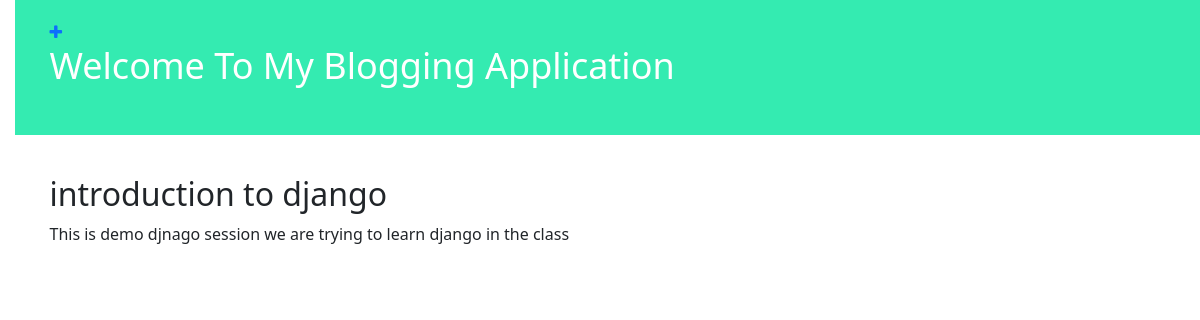
The app's page /post/1/ with its own data.
### blog/models.py (models this page shows, shortened)
class Post(models.Model):
    author = models.ForeignKey(settings.AUTH_USER_MODEL,on_delete=models.CASCADE)
    title = models.CharField(max_length=200)
    text = models.TextField()
    created_date = models.DateTimeField(default=timezone.now())
    publish_date = models.DateTimeField(blank=True,null=True)

### blog/views.py (the view)
# urls.py: path('post/<int:pk>/',views.post_detail,name='post_detail'),
def post_detail(request,pk):
    post = get_object_or_404(Post,pk=pk)
    return render(request,'blog/post_detail.html',{'post':post})

### blog/templates/blog/post_detail.html (shortened to what this page needs)
{% extends 'blog/base.html' %}
{% block content %}
    <article class="post">
        <h2>{{ post.title }}</h2>
        <p>{{ post.text|linebreaksbr }}</p>
    </article>
{% endblock %}

### blog/static/css/blog.css (style rules this page uses)
body { padding-left:15px; }
.post { margin-bottom:76px; }

### records on screen
Post: title "introduction to django", text "This is demo djnago session we are trying to learn django in the class"
